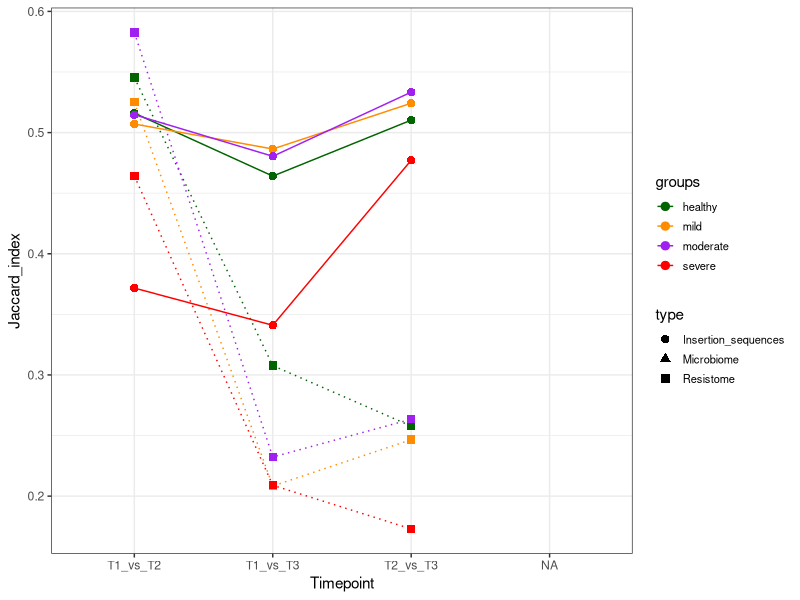

Generate this figure with R:

####################################################################################
## jaccard plot for Resistome, Insertion_sequences and Microbiome
####################################################################################
##### jaccard function
jaccard <- function(a, b) {
    intersection = length(intersect(a, b))
    union = length(a) + length(b) - intersection
    return (intersection/union)
}

##### plot

library(ggplot2)
library(reshape2)

dtp5<-read.delim("jcc_arg_is_sp.txt")
d_tp5<-melt(dtp5, id.vars="timepoint")
names(d_tp5) <- c("Timepoint", "variable","Jaccard_index")

d_tp5<-d_tp5[c(1:12,25:36,61:72),]
d_tp5$type<- c(rep("Resistome",12),rep("Insertion_sequences",12),rep("Microbiome",12))

d_tp5$groups<-c(rep("healthy",3),rep("mild",3),rep("moderate",3),rep("severe",3),rep("healthy",3),rep("mild",3),rep("moderate",3),rep("severe",3),rep("healthy",3),rep("mild",3),rep("moderate",3),rep("severe",3))


ggplot(d_tp5, aes(Timepoint, Jaccard_index, group = variable, shape = type,color = groups,)) + geom_line(linetype = c(rep("dotted",12),rep("solid",12),rep("dotdash",12))) + theme_bw()+  geom_point(size=2.5)+scale_color_manual(values=c('dark green','dark orange','purple','red','black','purple','red','#E69F00','green','blue','black','purple','red','#E69F00','purple','blue','black','purple','red','#E69F00','green','blue','black','purple'))+theme(legend.text = element_text(size=8),legend.key.size = unit(0.5, 'cm'))

